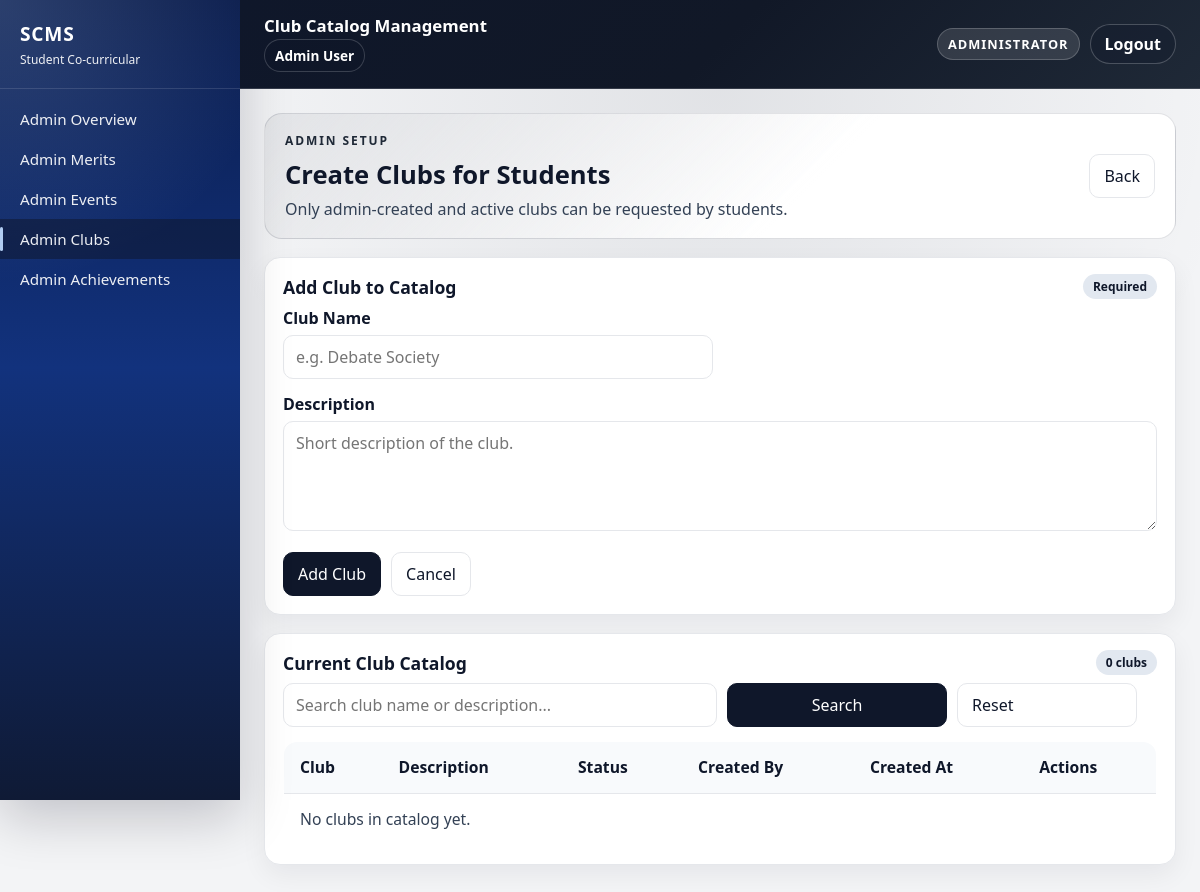
The page /public/index.php?url=club/create (signed in) on the database as committed earlier.
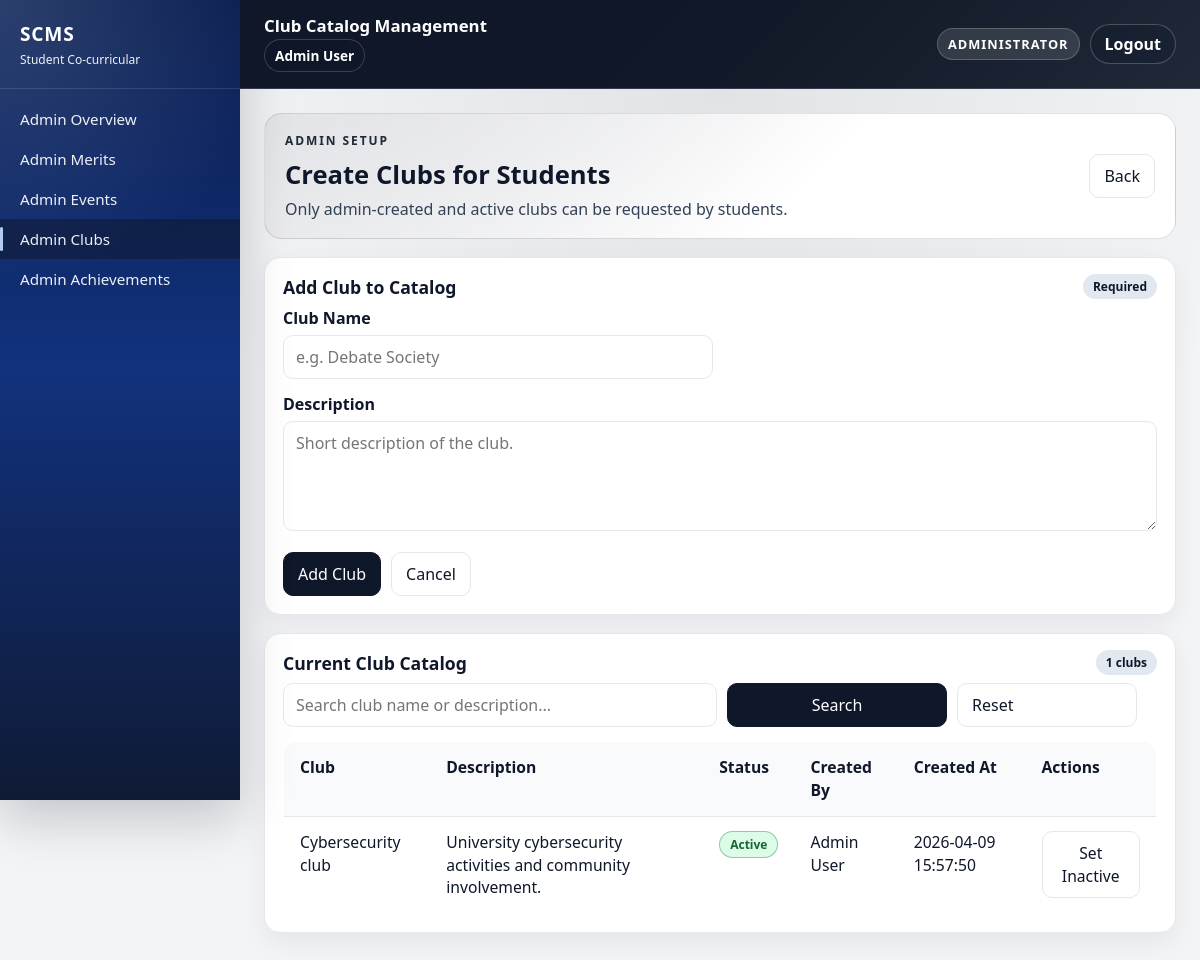
The same page on the database as committed later.
### tables this page shows
CREATE TABLE `club_catalog` (
  `clubCatalogID` int(11) NOT NULL,
  `clubName` varchar(150) NOT NULL,
  `description` text DEFAULT NULL,
  `is_active` tinyint(1) NOT NULL DEFAULT 1,
  `created_by` int(11) DEFAULT NULL,
  `created_at` timestamp NOT NULL DEFAULT current_timestamp()
);

CREATE TABLE `users` (
  `userID` int(11) NOT NULL,
  `student_id` varchar(20) NOT NULL,
  `name` varchar(100) NOT NULL,
  `email` varchar(100) NOT NULL,
  `passwordHash` varchar(255) NOT NULL,
  `isAdmin` tinyint(1) DEFAULT 0,
  `created_at` timestamp NOT NULL DEFAULT current_timestamp()
);

### app/models/ClubCatalog.php (called while the page is built, shortened)
<?php
class ClubCatalog {
    public static function getAll($search = null) {
        $db = Database::connect();
        $sql = "SELECT cc.*, u.name AS createdByName
                FROM club_catalog cc
                LEFT JOIN users u ON u.userID = cc.created_by";
        $params = [];
        $sql .= " ORDER BY cc.is_active DESC, cc.clubName ASC";
        $stmt = $db->prepare($sql);
        $stmt->execute($params);
        return $stmt->fetchAll(PDO::FETCH_ASSOC);
    }
}
?>

### app/views/admin/club_create.php (the view, shortened to what this page needs)
<?php require "../app/views/layout/header.php"; ?>
<?php require "../app/views/layout/sidebar.php"; ?>
<div class="main module-page">
    <div class="topbar admin-topbar">
        <div class="topbar-left">
            <div class="topbar-title">Club Catalog Management</div>
            <div class="topbar-user-inline">
                <?= htmlspecialchars($_SESSION['user_name'] ?? '', ENT_QUOTES, 'UTF-8'); ?>
            </div>
        </div>
        <div class="topbar-actions">
            <div class="admin-badge">Administrator</div>
            <form method="POST" action="index.php?url=auth/logout">
                <button type="submit" class="topbar-logout">Logout</button>
            </form>
        </div>
    </div>
    <div class="content admin-content">
        <div class="content-inner">
    <div class="admin-hero">
        <div>
            <div class="admin-eyebrow">Admin Setup</div>
            <h1 class="admin-title">Create Clubs for Students</h1>
            <p class="admin-subtitle">Only admin-created and active clubs can be requested by students.</p>
        </div>
        <div class="admin-hero-actions">
            <a class="btn btn-secondary" href="index.php?url=club/index">Back</a>
        </div>
    </div>
    <div class="admin-section">
        <div class="admin-section-header">
            <h2 class="admin-section-title">Add Club to Catalog</h2>
            <span class="admin-section-chip">Required</span>
        </div>
        <div class="admin-section-body">
            <form method="POST" class="form">
                <div class="form-grid">
                    <div>
                        <label class="label">Club Name</label>
                        <input class="input" type="text" name="clubName" placeholder="e.g. Debate Society" required>
                    </div>
                </div>
                <div style="margin-top:14px;">
                    <label class="label">Description</label>
                    <textarea class="input" name="description" rows="4" placeholder="Short description of the club."></textarea>
                </div>
                <div class="form-actions">
                    <button type="submit" class="btn">Add Club</button>
                    <a href="index.php?url=club/index" class="btn btn-secondary">Cancel</a>
                </div>
            </form>
        </div>
    </div>
    <div class="admin-section">
        <div class="admin-section-header">
            <h2 class="admin-section-title">Current Club Catalog</h2>
            <span class="admin-section-chip"><?= is_array($clubCatalog) ? count($clubCatalog) : 0 ?> clubs</span>
        </div>
        <div class="admin-section-body">
            <form method="GET" class="filter-bar" style="margin-bottom:14px;">
                <input
                    type="text"
                    name="catalog_search"
                    class="input"
                    placeholder="Search club name or description..."
                    value="<?= isset($_GET['catalog_search']) ? htmlspecialchars((string) $_GET['catalog_search'], ENT_QUOTES, 'UTF-8') : '' ?>">
                <button type="submit" class="btn">Search</button>
                <a href="index.php?url=club/create" class="btn btn-secondary">Reset</a>
            </form>
            <table class="admin-table co-records-table">
                <tr>
                    <th>Club</th>
                    <th>Description</th>
                    <th>Status</th>
                    <th>Created By</th>
                    <th>Created At</th>
                    <th>Actions</th>
                </tr>
                <?php if (empty($clubCatalog)): ?>
                    <tr>
                        <td colspan="6" class="muted">No clubs in catalog yet.</td>
                    </tr>
                <?php endif; ?>
                <?php foreach ($clubCatalog as $clubDef): ?>
                    <?php $isActive = (int) ($clubDef['is_active'] ?? 0) === 1; ?>
                    <tr>
                        <td><?= htmlspecialchars((string) ($clubDef['clubName'] ?? '-'), ENT_QUOTES, 'UTF-8') ?></td>
                        <td><?= htmlspecialchars((string) ($clubDef['description'] ?? '-'), ENT_QUOTES, 'UTF-8') ?></td>
                        <td>
                            <?php if ($isActive): ?>
                                <span class="status-badge approved">Active</span>
                            <?php else: ?>
                                <span class="status-badge rejected">Inactive</span>
                            <?php endif; ?>
                        </td>
                        <td><?= htmlspecialchars((string) ($clubDef['createdByName'] ?? '-'), ENT_QUOTES, 'UTF-8') ?></td>
                        <td><?= htmlspecialchars((string) ($clubDef['created_at'] ?? '-'), ENT_QUOTES, 'UTF-8') ?></td>
                        <td>
                            <form method="POST" action="index.php?url=club/catalogStatus" style="display:inline;">
                                <button type="submit" class="btn btn-secondary">
                                    <?= $isActive ? 'Set Inactive' : 'Set Active' ?>
                                </button>
                            </form>
                        </td>
                    </tr>
                <?php endforeach; ?>
            </table>
        </div>
    </div>
        </div>
    </div>
</div>
<?php require "../app/views/layout/footer.php"; ?>

### public/index.php (shortened to what this page needs)
<?php
$rawUrl = $_GET['url'] ?? 'auth/login';
$url = explode('/', $rawUrl);
$controllerSegment = $url[0] ?? 'auth';
$methodSegment = $url[1] ?? 'login';
$controllerName = ucfirst($controllerSegment) . "Controller";
$method = $methodSegment ?: 'index';
if (class_exists($controllerName)) {
    try {
        $controller = new $controllerName();
        if (is_callable([$controller, $method])) {
            $controller->$method();
        } else {
            echo "Method not found.";
        }
    } catch (PDOException $e) {
        http_response_code(503);
        echo "Database is temporarily unavailable. Please ensure MySQL is running in XAMPP and refresh the page.";
    }
} else {
    echo "Controller not found.";
}
?>

### app/controllers/ClubController.php (shortened to what this page needs)
<?php
class ClubController {
    private function isAdmin() {
        return !empty($_SESSION['isAdmin']);
    }
    public function create() {
        if ($this->isAdmin()) {
            $catalogSearch = isset($_GET['catalog_search']) ? trim((string) $_GET['catalog_search']) : null;
            $clubCatalog = ClubCatalog::getAll($catalogSearch);
            require "../app/views/admin/club_create.php";
            return;
        }
    }
}
?>

### app/views/layout/header.php (shortened to what this page needs)
<!DOCTYPE html>
<html>
<head>
</head>
<body>

### app/views/layout/sidebar.php (shortened to what this page needs)
<?php
    $currentUrl = $_GET['url'] ?? 'dashboard/index';
    $isDashboardHome = strpos($currentUrl, 'dashboard') === 0;
    $userName = trim((string) ($_SESSION['user_name'] ?? 'Student'));
    $studentId = trim((string) ($_SESSION['student_id'] ?? ''));
    $isAdmin = !empty($_SESSION['isAdmin']);
    $nameParts = preg_split('/\s+/', $userName) ?: [];
    $userInitials = '';
    foreach ($nameParts as $part) {
        $userInitials .= strtoupper(substr($part, 0, 1));
        if (strlen($userInitials) >= 2) {
            break;
        }
    }
?>
<?php if ($isDashboardHome): ?>
    <?php
        $meritHours = isset($meritHours) ? (float) $meritHours : 0.0;
        $meritCount = isset($meritCount) ? (int) $meritCount : 0;
        $eventCount = isset($eventCount) ? (int) $eventCount : 0;
        $clubCount = isset($clubCount) ? (int) $clubCount : 0;
        $activeClubCount = isset($activeClubCount) ? (int) $activeClubCount : 0;
        $achievementCount = isset($achievementCount) ? (int) $achievementCount : 0;
    ?>
    <div class="sidebar dashboard-sidebar">
        <div class="sidebar-header dashboard-sidebar-header">
            <div class="sidebar-eyebrow">SCMS Student Hub</div>
            <h2 class="sidebar-title">Student Portal</h2>
            <div class="sidebar-subtitle">A quick read on your co-curricular progress.</div>
        </div>
        <div class="dashboard-sidebar-body">
            <div class="sidebar-panel sidebar-profile-card">
                <div class="sidebar-avatar"><?= htmlspecialchars($userInitials, ENT_QUOTES, 'UTF-8') ?></div>
                <div class="sidebar-profile-copy">
                    <div class="sidebar-profile-name"><?= htmlspecialchars($userName, ENT_QUOTES, 'UTF-8') ?></div>
                    <div class="sidebar-profile-meta">
                        Student Portal
                        <?php if (!$isAdmin && $studentId !== ''): ?>
                            · ID: <?= htmlspecialchars($studentId, ENT_QUOTES, 'UTF-8') ?>
                        <?php endif; ?>
                    </div>
                </div>
                <span class="sidebar-pill sidebar-pill-strong">All modules live</span>
            </div>
            <div class="sidebar-panel">
                <div class="sidebar-panel-header">
                    <span class="sidebar-panel-title">Snapshot</span>
                    <span class="sidebar-pill">Live</span>
                </div>
                <div class="sidebar-metric"><?= (int) round($meritHours) ?> merit hours recorded</div>
                <div class="sidebar-note">Quick totals across your active trackers.</div>
                <div class="sidebar-stat-grid quad">
                    <div class="sidebar-stat-card">
                        <span class="sidebar-stat-label">Merits</span>
                        <strong><?= $meritCount ?></strong>
                    </div>
                    <div class="sidebar-stat-card">
                        <span class="sidebar-stat-label">Events</span>
                        <strong><?= $eventCount ?></strong>
                    </div>
                    <div class="sidebar-stat-card">
                        <span class="sidebar-stat-label">Clubs</span>
                        <strong><?= $clubCount ?></strong>
                    </div>
                    <div class="sidebar-stat-card">
                        <span class="sidebar-stat-label">Awards</span>
                        <strong><?= $achievementCount ?></strong>
                    </div>
                </div>
                <div class="sidebar-note" style="margin-top:10px;"><?= $activeClubCount ?> active club memberships</div>
            </div>
            <div class="sidebar-panel">
                <div class="sidebar-panel-header">
                    <span class="sidebar-panel-title">Quick Actions</span>
                    <span class="sidebar-pill">Actions</span>
                </div>
                <div class="sidebar-link-list">
                    <a class="sidebar-link" href="index.php?url=merit/create">Add Merit Record</a>
                    <a class="sidebar-link" href="index.php?url=event/create">Add Event Record</a>
                    <a class="sidebar-link" href="index.php?url=club/create">Join Club / Request Role</a>
                    <a class="sidebar-link" href="index.php?url=achievement/create">Add Achievement</a>
                    <a class="sidebar-link" href="index.php?url=certificate/myMerit">My Certificates</a>
                    <?php if ($isAdmin): ?>
                        <a class="sidebar-link" href="index.php?url=admin/index">Admin Overview</a>
                    <?php endif; ?>
                </div>
            </div>
        </div>
    </div>
<?php else: ?>
    <div class="sidebar">
        <div class="sidebar-header">
            <h2 class="sidebar-title">SCMS</h2>
            <div class="sidebar-subtitle">Student Co-curricular</div>
        </div>
        <div class="sidebar-nav">
            <?php if ($isAdmin): ?>
                <a href="index.php?url=admin/index"
                   class="nav-link <?= strpos($currentUrl, 'admin') === 0 ? 'active' : '' ?>">
                    <span>Admin Overview</span>
                </a>
                <a href="index.php?url=merit/index"
                   class="nav-link <?= strpos($currentUrl, 'merit') === 0 ? 'active' : '' ?>">
                    <span>Admin Merits</span>
                </a>
                <a href="index.php?url=event/index"
                   class="nav-link <?= strpos($currentUrl, 'event') === 0 ? 'active' : '' ?>">
                    <span>Admin Events</span>
                </a>
                <a href="index.php?url=club/index"
                   class="nav-link <?= strpos($currentUrl, 'club') === 0 ? 'active' : '' ?>">
                    <span>Admin Clubs</span>
                </a>
                <a href="index.php?url=achievement/index"
                   class="nav-link <?= strpos($currentUrl, 'achievement') === 0 ? 'active' : '' ?>">
                    <span>Admin Achievements</span>
                </a>
            <?php endif; ?>
        </div>
    </div>
<?php endif; ?>

Rows that differ between the two databases and show on the page:
added club_catalog: clubName "Cybersecurity club", description "University cybersecurity activities and community involvement.", is_active "Active", created_by.name "Admin User", created_at "2026-04-09 15:57:50"
Other text that changed with them:
count($clubCatalog): "0" → "1"
text no longer shown: "No clubs in catalog yet."
